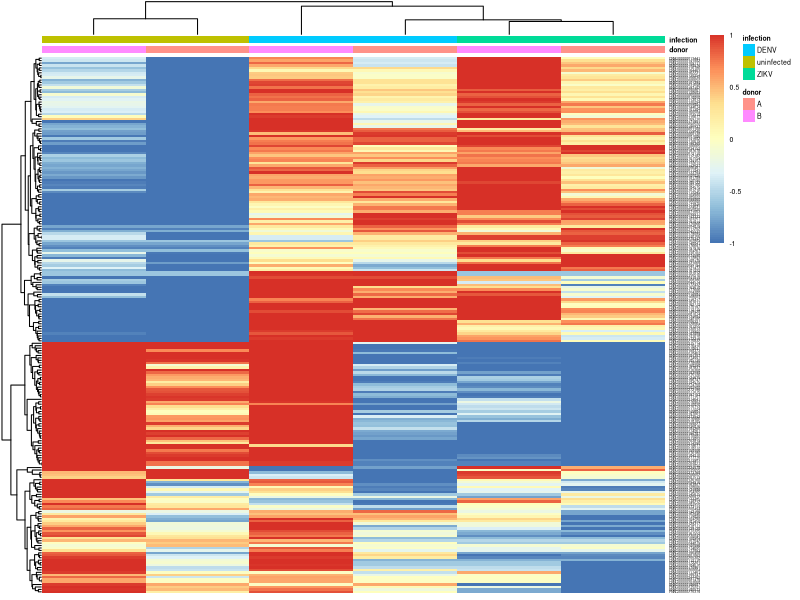

Here is the R script that generated this plot:
library("pheatmap")
range <- 1
dat <- read.table("./gene-tpms/final_gene_tpm_mod.csv", header = TRUE, sep= ",")
donor_cols <- data.frame(donor = rep(c("B", "A"), 3), infection = rep(c("DENV", "ZIKV", "uninfected"), c(2,2,2)))
rownames(donor_cols) <- colnames(dat)
pheatmap(dat, breaks=seq(-range, range, length.out = 100), fontsize=5, fontsize_row = 2.45, annotation_col = donor_cols, show_rownames = TRUE, show_colnames = FALSE, treeheight_row = 25, treeheight_col = 20)

if(file.exists("./Rplots.pdf")){
	file.rename(from="./Rplots.pdf", to="./data-visualization/heatmaps/Rplots.pdf")
}